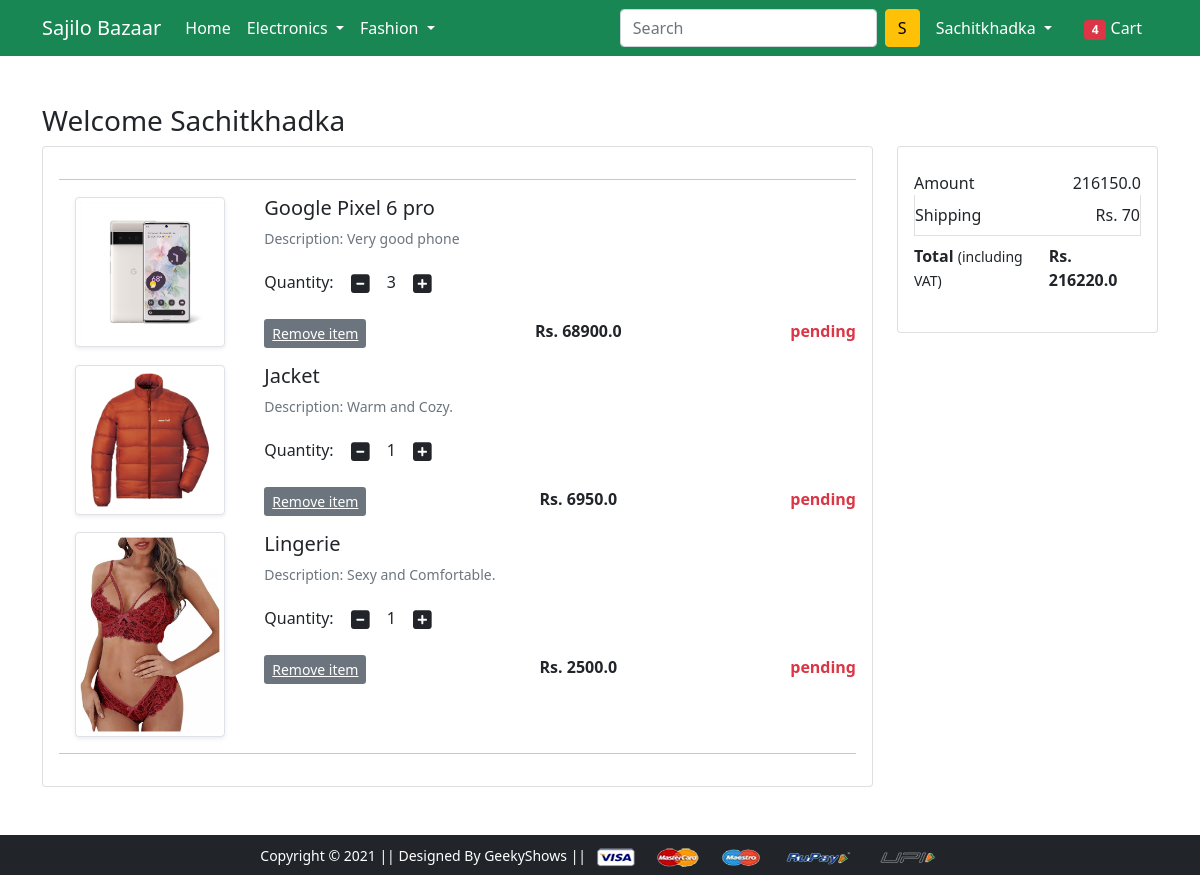
Screenshot of /orders/ (signed in) with the database file from the repository.
### app/models.py (models this page shows, shortened)
class Order(models.Model):
    user=models.ForeignKey(User,on_delete=models.CASCADE)
    customer=models.ForeignKey(Customer,on_delete=models.CASCADE)
    product=models.ForeignKey(Product,on_delete=models.CASCADE)
    quantity=models.PositiveIntegerField(default=1)
    ordered_date=models.DateField(auto_now_add=True)
    status=models.CharField(choices=Status_Choices,max_length=100,default='pending')

class Product(models.Model):
    title=models.CharField(max_length=100)
    selling_price=models.FloatField()
    discounted_price=models.FloatField()
    description=models.TextField()
    brand=models.CharField(max_length=100)
    category=models.CharField(choices=Category_Choices,max_length=100)
    product_image=models.ImageField(upload_to='productimg')

### app/views.py (the view)
# urls.py: path('orders/', views.orders, name='orders'),
@login_required
def orders(request):
 if request.user.is_authenticated:
  user=request.user
  order=Order.objects.filter(user=user)
  amount=0
  shipping_amount=70
  total_amount=0
  cart_list=[p for p in Order.objects.all() if p.user==user]
  for items in cart_list:
   amt=items.quantity*items.product.discounted_price
   amount+=amt
   total_amount=amount+shipping_amount
 return render(request, 'app/orders.html',{
  'amount':amount,
  'total_amount':total_amount,
  'shipping_amount':shipping_amount,
  'orders':order
 })

### app/templates/app/orders.html (shortened to what this page needs)
{% extends 'app/base.html' %}
{% load static %}
{% block main-content %}
<div class="container my-5">
 <div class="row">
    <h3 class="text-capitalize">Welcome {{request.user}}</h3>
    <div class="col-sm-9">
        <div class="card">
            <div class="card-body">
                <hr>
                {% for order in orders %}
                <div class="row mb-3">
                    <div class="col-sm-3 text-center align-self-center">
                        <img src="{{order.product.product_image.url}}" alt="" class="img-fluid img-thumbnail shadow-sm" height="150" width="150">
                    </div>
                    <div class="col-sm-9">
                        <div>
                            <h5>{{order.product.title}}</h5>
                            <p class="mb-2 text-muted small">Description: {{order.product.description}}</p>
                            <div class="my-3">
                                <label for="quantity">Quantity:</label>
                                <a class="minus-cart btn" pid="{{cart.product.id}}"><i class="fas fa-minus-square fa-lg"></i></a>
                                <span id="quantity">{{order.quantity}}</span>
                                <a class="plus-cart btn" pid="{{cart.product.id}}"><i class="fas fa-plus-square fa-lg"></i></a>
                            </div>
                            <div class="d-flex justify-content-between">
                                <a href="#" class="btn-sm btn-secondary mr-3 remove-cart" pid="{{ cart.product.id }}">Remove item </a>
                                <p class="mb-0"><span><strong>Rs. {{order.product.discounted_price}}</strong></span></p>
                                <p class="mb-0 text-danger"><span><strong>{{order.status}}</strong></span></p>
                            </div>
                        </div>
                    </div>
                </div>
                {% endfor %}
                <hr>
            </div>
        </div>
    </div>
    <div class="col-sm-3">
        <div class="card">
            <div class="card-body">
                <ul class="list-group">
                    <li class="list-group-item d-flex justify-content-between align-items-center border-0 px-0 pb-0">Amount<span id="amount">{{amount}}</span></li>
                    <li class="list-group-item d-flex justify-content-between align-items-center px-0">Shipping<span>Rs. {{shipping_amount}}</span></li>
                    <li class="list-group-item d-flex justify-content-between align-items-center border-0 px-0 mb-3">
                        <div>
                            <strong>Total</strong> <small>(including VAT)</small>
                        </div>
                        <span><strong id="total_amount">Rs. {{total_amount}}</strong></span>
                    </li>
                </ul>
            </div>
        </div>
    </div>
 </div>
</div>
{% endblock main-content %}

### app/templates/app/base.html (shortened to what this page needs)
<!doctype html>
{% load static %}
<html lang="en">
  <head>
    <link href="https://cdn.jsdelivr.net/npm/bootstrap@5.0.0-beta1/dist/css/bootstrap.min.css" rel="stylesheet">
    <link rel="stylesheet" href="{% static 'app/css/owl.carousel.min.css' %}">
    <link rel="stylesheet" href="{% static 'app/css/all.min.css' %}">
    <link rel="stylesheet" href="{% static 'app/css/style.css' %}">
  </head>
  <body>
    <nav class="navbar navbar-expand-lg navbar-dark bg-success">
     <div class="container">
       <a class="navbar-brand" href="/">Sajilo Bazaar</a>
       <div class="collapse navbar-collapse" id="navbarSupportedContent">
         <ul class="navbar-nav me-auto mb-2 mb-lg-0">
           <li class="nav-item">
             <a class="nav-link active" aria-current="page" href="/">Home</a>
           </li>
           <li class="nav-item dropdown">
             <a class="nav-link dropdown-toggle text-white" href="#" id="electronicsDropdown" role="button" data-bs-toggle="dropdown" aria-expanded="false">
               Electronics
             </a>
           </li>
           <li class="nav-item dropdown">
             <a class="nav-link dropdown-toggle text-white" href="#" id="fashionDropdown" role="button" data-bs-toggle="dropdown" aria-expanded="false">
               Fashion
             </a>
           </li>
         </ul>
         <form action="/address" class="d-flex">
           <input class="form-control me-2" type="search" placeholder="Search" aria-label="Search">
           <button class="btn btn-warning text-capitalize" type="submit">{{ request.user.username|first }}</button>
         </form>
         <div>
          <ul class="navbar-nav me-auto mb-2 mb-lg-0">
          {% if user.is_authenticated %}
            <li class="nav-item dropdown mx-2">
                <a class="nav-link dropdown-toggle text-white text-capitalize" href="#" id="profileDropdown" role="button" data-bs-toggle="dropdown" aria-expanded="false">
                    {{ request.user }}
                </a>
            </li>
            <li class="nav-item mx-2">
                <a href="{% url 'showcart' %}" class="nav-link text-white"><span class="badge bg-danger">4</span> Cart </a>
            </li>
           {% endif %}
          </ul>
         </div>
       </div>
     </div>
    </nav>
    {% block main-content %} {% endblock main-content %}
    <footer class="container-fluid bg-dark text-center p-2 mt-5">
        <small class="text-white">Copyright &copy; 2021 || Designed By GeekyShows || </small>
        <img src="{% static 'app/images/payment.png' %}" alt="" srcset="" class="img-fluid" height="2px">
    </footer>
  </body>
</html>

### rows the page displays
Order: product.product_image (picture), product "Google Pixel 6 pro", product.description "Very good phone", quantity "3", product.discounted_price "68900.0", status "pending"
Order: product.product_image (picture), product "Jacket", product.description "Warm and Cozy.", quantity "1", product.discounted_price "6950.0", status "pending"
Order: product.product_image (picture), product "Lingerie", product.description "Sexy and Comfortable.", quantity "1", product.discounted_price "2500.0", status "pending"

### other values shown
{{ request.user.username|first }} "S"
{{ request.user }} "Sachitkhadka"
{{ amount }} "216150.0"
{{ shipping_amount }} "70"
{{ total_amount }} "216220.0"
